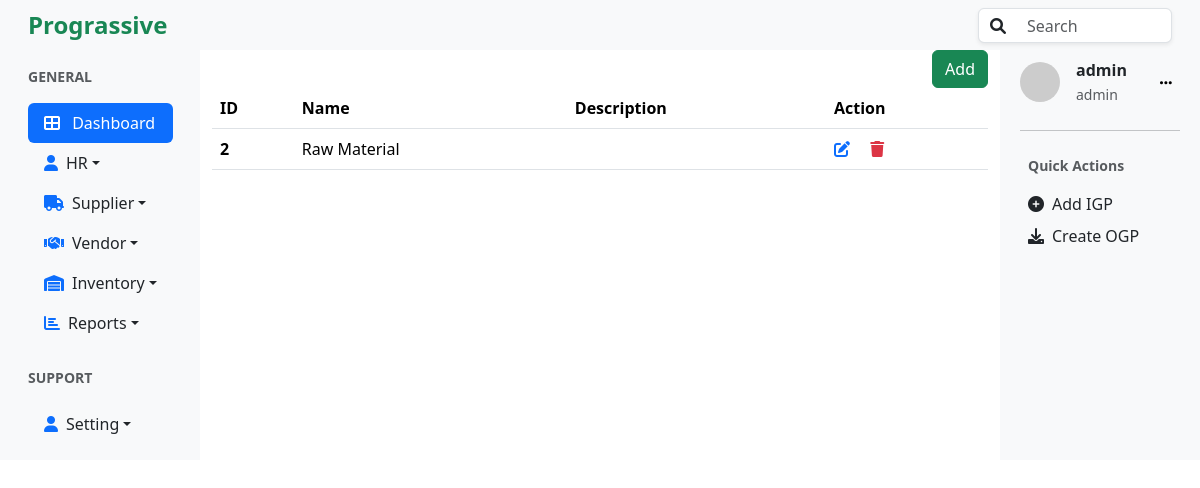
The app's page /categories/list/ (signed in) with its own data.
### categories/models.py (models this page shows, shortened)
class Category(models.Model):
    name=models.CharField(max_length=30, null=False, blank=False, unique=True)
    description = models.TextField(null=True, blank=True)

### accounts/models.py (models this page shows, shortened)
class User(AbstractUser):
    role = models.ForeignKey(Role, on_delete=models.SET_NULL, null=True, blank=True)

class Role(models.Model):
    ADMIN = 'admin'
    HR = 'hr'
    STAFF = 'staff'
    ROLE_CHOICES = [
        (ADMIN, 'Admin'),
        (HR, 'HR'),
        (STAFF, 'Staff'),
    ]
    name = models.CharField(max_length=50, choices=ROLE_CHOICES, default=STAFF)
    description = models.TextField(blank=True)
    def __str__(self):
        return self.name

### categories/views.py (the view)
# urls.py: path('list/', views.category_list, name="category_list"),
@login_required
@role_required('staff','hr','admin')
def category_list(request):
    category = Category.objects.all()
    return render(request, 'category_list.html', {"category":category})

### categories/templates/category_list.html
{% extends 'base.html' %}
{% block content%}
<div class="d-flex justify-content-end">
    <a href="{% url 'create_category'%}">
    <button type="button" class="btn btn-success">Add</button></a>
</div>
<table class="table table-hover">
    <thead>
      <tr>
        <th scope="col">ID</th>
        <th scope="col">Name</th>
        <th scope="col">Description</th>
        <th scope="col">Action</th>
      </tr>
    </thead>
    <tbody>
    {% for c in category %}
    <tr>
        <th>{{c.id}}</th>
        <td>{{c.name}}</td>
        <td>{{c.description}}</td>
        <td>
            <a href="{% url 'update_category' c.id %}" class="text-primary"><i class="fa fa-edit"></i></a>
            <a href="{% url 'delete_category' c.id %}" class="text-danger ms-3"><i class="fa fa-trash"></i></a>
        </td>
      </tr>
      {%endfor %}
    </tbody>
</table>
{% endblock%}

### templates/right_sidebar.html (shortened to what this page needs)
<div class=" bg-light p-2">
  <div class="d-flex align-items-center mb-4 ml-2">
    <img
      src="https://ui-avatars.com/api/?name={{user.username}}"
      alt="User Avatar"
      class="rounded-circle me-3"
      width="40"
    />
    <div>
      <p class="mb-0 fw-bold">{{user.username}}</p>
      <small class="text-muted">{{user.role}}</small>
    </div>
    <button class="btn btn-light btn-sm ms-auto" style="box-shadow: none; border:1px;">
      <i class="fa fa-ellipsis-h"></i>
    </button>
  </div>
  <hr />
  <div class="mb-4 p-2">
    <p class="text-muted small fw-bold">Quick Actions</p>
    <ul class="list-unstyled">
      <li class="mb-2">
        <a href="{% url 'create_igp'%}" class="d-flex align-items-center text-dark text-decoration-none">
          <i class="fa fa-plus-circle me-2"></i> Add IGP
        </a>
      </li>
      <li>
        <a href="#" class="d-flex align-items-center text-dark text-decoration-none">
          <i class="fa fa-download me-2"></i> Create OGP
        </a>
      </li>
    </ul>
  </div>
</div>

### records on screen
Category: id "2", name "Raw Material"
User: username "admin", role "admin"
